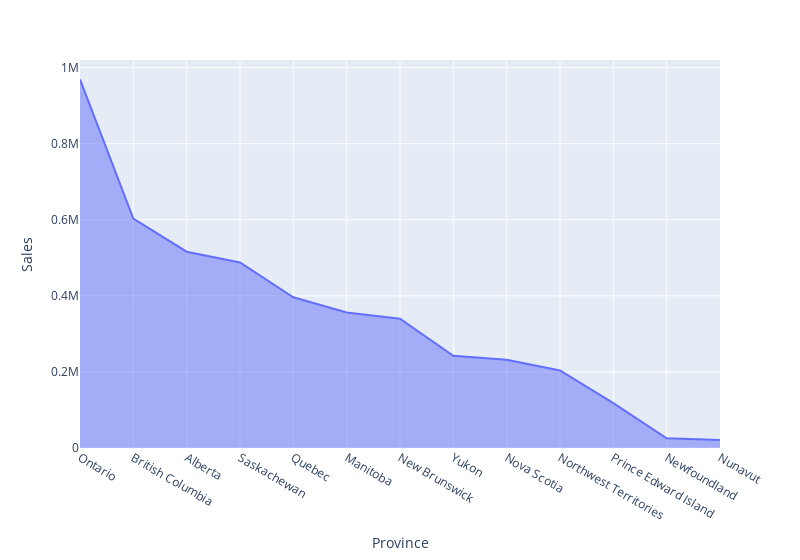

Notebook code for this chart:
### Code cell
px.area(sales_customer_segment,x='Province',y='Sales',width=800)

### Figure 1 — Plotly figure (JSON) as saved in the notebook; plotly's stock layout.template omitted (floating-point values rounded to 4 significant figures)
{"data": [{"fillpattern": {"shape": ""}, "hovertemplate": "Province=%{x}<br>Sales=%{y}<extra></extra>", "legendgroup": "", "line": {"color": "#636efa"}, "marker": {"symbol": "circle"}, "mode": "lines", "name": "", "orientation": "v", "showlegend": false, "stackgroup": "1", "type": "scatter", "x": ["Ontario", "British Columbia", "Alberta", "Saskachewan", "Quebec", "Manitoba", "New Brunswick", "Yukon", "Nova Scotia", "Northwest Territories", "Prince Edward Island", "Newfoundland", "Nunavut"], "xaxis": "x", "y": [969000.0, 603400.0, 516000.0, 487700.0, 396200.0, 356100.0, 340000.0, 242300.0, 231800.0, 203700.0, 117900.0, 25490.0, 20950.0], "yaxis": "y"}], "layout": {"legend": {"tracegroupgap": 0}, "margin": {"t": 60}, "width": 800, "xaxis": {"anchor": "y", "domain": [0, 1], "title": {"text": "Province"}}, "yaxis": {"anchor": "x", "domain": [0, 1], "title": {"text": "Sales"}}}}
